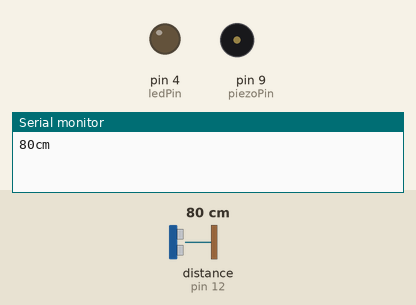
Simulated run of this sketch. Board: Arduino Uno, built with avr-gcc and run on an emulated ATmega328P. Parts: output pins drawn as LEDs (lit = HIGH), buzzer (waves = sounding), the last lines printed to the serial monitor. Wiring (inferred from the names in the program): ultrasonic range finder: trigger pin 13; echo pin 12. Inputs (shaded band) come from the test bench; at power-on: distance to the obstacle (sensor on pin 12) 80 cm. The echo pulse lasts 58.3 µs per cm; pins used as bus, display or sensor lines are not drawn.

Above: at 1.2 s.
1.3 s: distance to the obstacle (sensor on pin 12) set to 23 cm
2.8 s: distance to the obstacle (sensor on pin 12) set to 18 cm
At 2.99 s:
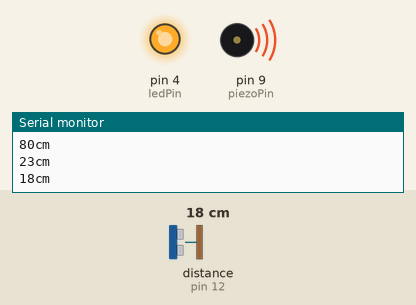
At 10.7 s:
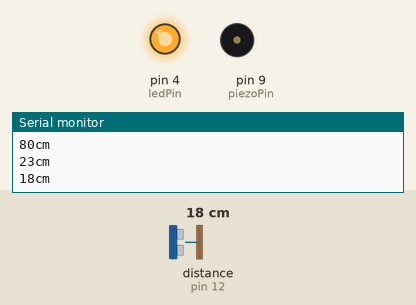
Timing chart, 0 to 11.8 s (numbered marks = the images above; inputs shaded):
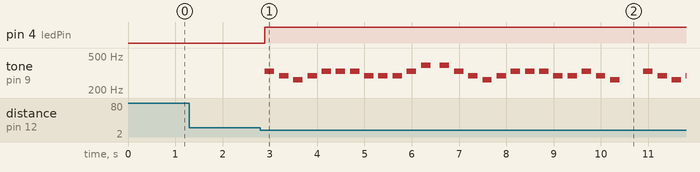

Measured:
- the behaviour switches between 21 and 20 cm on distance to the obstacle (sensor on pin 12) (found by bisection; images 0 and 1)
- after the input at 2.8 s, pin 4 (ledPin): LOW → HIGH after 0.10 s; tone on pin 9 (piezoPin): plays 330 Hz for 0.20 s, 294 Hz for 0.20 s, 262 Hz for 0.20 s, 294 Hz for 0.20 s, 330 Hz for 0.20 s, 330 Hz for 0.20 s … (29 notes in this stretch), starting after 0.10 s

The sketch:

distance.ino
```cpp
//pin번호
const char trigPin = 13;
const char echoPin = 12;
int piezoPin = 9;
const int ledPin = 4;

//LED
int blinkNumber = 0;
int flag = 0;

//초음파
int pulsewidth;
int distance;
int distanceOld;

//멜로디
#define C 262 // 도
#define D 294 // 레
#define E 330 // 미
#define F 349 // 파
#define G 392 // 솔
#define A 440 // 라
#define B 494 // 시

int tempo = 200; // duration 옵션 값 설정
//int notes[25] = { G, G, A, A, G, G, E, G, G, E, E, D, G, G, A, A, G, G, E, G, E, D, E, C };
int notes[26] = { E, D, C, D, E, E, E, D, D, D, E, G, G, E, D, C, D, E, E, E, D, D, E, D, C};

void setup() {
  // put your setup code here, to run once:

  Serial.begin(9600);

  pinMode (piezoPin, OUTPUT);
  pinMode(trigPin, OUTPUT);
  pinMode(echoPin, INPUT);
  pinMode(ledPin, OUTPUT);

  digitalWrite(trigPin, LOW);
}

void loop() {
  // put your main code here, to run repeatedly:

  digitalWrite(trigPin, HIGH);
  delayMicroseconds(10);
  digitalWrite(trigPin, LOW);

  pulsewidth = pulseIn(echoPin, HIGH);

  distance = pulsewidth / 58;

  if(distance <= 20 && distance >= 0) digitalWrite(ledPin, HIGH);
  else digitalWrite(ledPin, LOW);

  if(distance <= 200 || distance >= 2) {

    if(distance != distanceOld) {
      Serial.print(distance);
      Serial.print("cm\n");

      if(distance <= 20 && distance >= 0) {

        for (int i = 0; i < 12; i++) {
          tone (piezoPin, notes[ i ], tempo);
          delay (300);
        }
        delay(100); // 멜로디 중간에 짧게 멈추는 용도

        for (int i = 12; i < 26; i++) {
          tone (piezoPin, notes[ i ], tempo);
          delay(300);
        }

      } else flag = 0;
    }
  }

  distanceOld = distance;
  delay(100);
}
```
